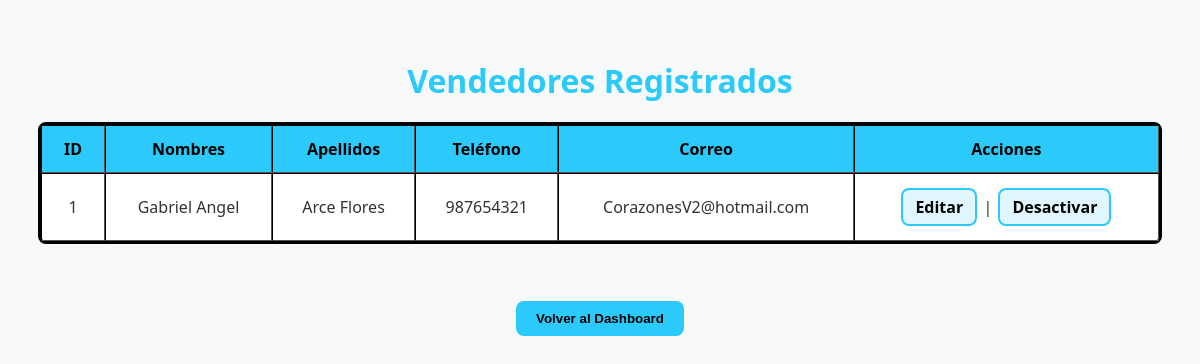
Screenshot of /PROYECTO_PELUCHE/admin/index.php?controller=vendedor&action=listar (signed in) with the database file from the repository.
### tables this page shows
CREATE TABLE `vendedores` (
  `id_vendedor` int(11) NOT NULL,
  `nombres` varchar(100) NOT NULL,
  `apellidos` varchar(100) NOT NULL,
  `telefono` varchar(9) NOT NULL,
  `correo` varchar(100) NOT NULL,
  `clave` varchar(150) NOT NULL,
  `estado_activo` tinyint(1) DEFAULT 1,
  `rol` enum('vendedor') NOT NULL DEFAULT 'vendedor'
);

### PROYECTO_PELUCHE/admin/controllers/VendedorController.php (called while the page is built, shortened)
<?php
require_once(__DIR__ . '/../models/DAOvendedor.php');
class VendedorController {
    private $vendedorModel;
    public function __construct() {
        $this->vendedorModel = new DAOvendedor();
    }
    public function listar() {
        $vendedores = $this->vendedorModel->obtenerVendedores();
        require_once(__DIR__ . '/../views/VlistarVendedor.php');
    }
}

### PROYECTO_PELUCHE/config/database.php (called while the page is built)
<?php
class Database {
    public static function connect() {
        $host = 'localhost';
        $db = 'bdpeluches';
        $user = 'root';
        $pass = '';
        try {
            $conexion = new PDO("mysql:host=$host;dbname=$db;charset=utf8", $user, $pass);
            $conexion->setAttribute(PDO::ATTR_ERRMODE, PDO::ERRMODE_EXCEPTION);
            return $conexion;
        } catch (PDOException $e) {
            die("Conexión fallida: " . $e->getMessage());
        }
    }
}

### PROYECTO_PELUCHE/admin/models/DAOvendedor.php (called while the page is built, shortened)
<?php
require_once(__DIR__ . '/../../config/database.php');
class DAOvendedor {
    private $db;
    public function __construct() {
        $this->db = Database::connect();
    }
    public function obtenerVendedores() {
        $sql = "SELECT id_vendedor, nombres, apellidos, telefono, correo, estado_activo FROM vendedores WHERE estado_activo = 1";
        $stmt = $this->db->prepare($sql);
        $stmt->execute();
        return $stmt->fetchAll(PDO::FETCH_ASSOC);
    }
}

### PROYECTO_PELUCHE/admin/views/VlistarVendedor.php (the view, shortened to what this page needs)
<!DOCTYPE html>
<html lang="es">
<head>
    <link rel="stylesheet" href="Style/estilo_lista.css">
</head>
<body>
    <h1>Vendedores Registrados</h1>
    <table border="1" cellpadding="10">
        <thead>
            <tr>
                <th>ID</th>
                <th>Nombres</th>
                <th>Apellidos</th>
                <th>Teléfono</th>
                <th>Correo</th>
                <th>Acciones</th>
            </tr>
        </thead>
        <tbody>
        <?php foreach ($vendedores as $vendedor): ?>
            <tr>
                <td><?= htmlspecialchars($vendedor['id_vendedor']) ?></td>
                <td><?= htmlspecialchars($vendedor['nombres']) ?></td>
                <td><?= htmlspecialchars($vendedor['apellidos']) ?></td>
                <td><?= htmlspecialchars($vendedor['telefono']) ?></td>
                <td><?= htmlspecialchars($vendedor['correo']) ?></td>
                <td>
                    <a href="index.php?controller=vendedor&action=editar&id=<?= $vendedor['id_vendedor'] ?>">Editar</a> |
                    <a href="index.php?controller=vendedor&action=desactivar&id=<?= $vendedor['id_vendedor'] ?>" onclick="return confirm('¿Seguro que deseas desactivar este vendedor?');">Desactivar</a>
                </td>
            </tr>
        <?php endforeach; ?>
        </tbody>
    </table>
    <br>
    <button><a href="index.php?controller=dashboard&action=index">Volver al Dashboard</a></button>
</body>
</html>

### PROYECTO_PELUCHE/admin/Style/estilo_lista.css (style rules this page uses)
body { font-family: 'Segoe UI', Tahoma, Geneva, Verdana, sans-serif; background: #f8f9fa; color: #333; padding: 30px; display: flex; flex-direction: column; align-items: center; }
h1, h2 { color: #2ccafa; margin-bottom: 20px; text-align: center; }
table { width: 100%; max-width: 1200px; border-spacing: 0; margin-bottom: 30px; background: #fff; border: 3px solid black; border-radius: 8px; }
table a { display: inline-block; padding: 6px 12px; margin: 2px; background: #e0f7ff; color: #000; text-decoration: none; border: 2px solid #2ccafa; border-radius: 8px; font-weight: bold; transition: background 0.3s ease, border-color 0.3s ease; }
th, td { padding: 12px 16px; text-align: center; }
thead { background-color: #2ccafa; color: #000; }
a { text-decoration: none; color: #007bff; font-weight: bold; }
button, .btn { background: #2ccafa; color: #000; padding: 10px 20px; border: none; border-radius: 8px; font-weight: bold; cursor: pointer; transition: background 0.3s ease; margin: 5px; }
button a { color: inherit; text-decoration: none; display: block; }

### rows the page displays
vendedores: id_vendedor "1", nombres "Gabriel Angel", apellidos "Arce Flores", telefono "987654321", correo "CorazonesV2@hotmail.com"
